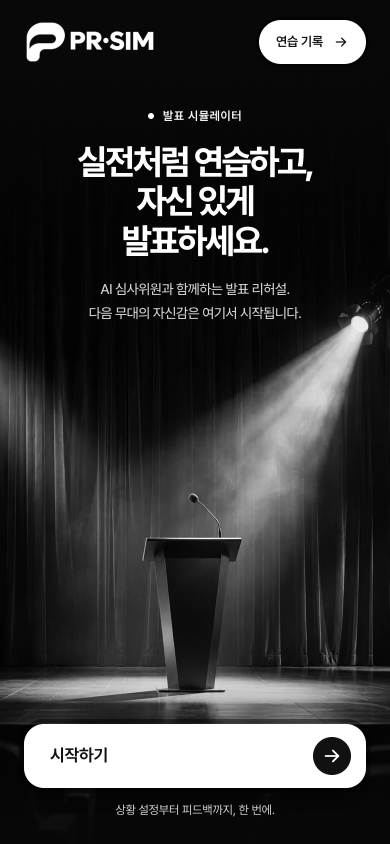
#> input picture docs/screens/draft/01-landing.png, 780 x 1688 px, given in place of 03-presentation-mobile.png, which was not available (shown at 1/2 size)
$ python m.py
#> lines starting #> are read from the running program, lines starting #| are printed output that depends on the picture
import sys
from PIL import Image
V='/Users/jyl/work/study/pr-sim/app/.verify/g3/p2/verify-1/visual/'
C=V+'crops/'
D='/Users/jyl/work/study/pr-sim/docs/screens/draft/03-presentation.png'
mob=Image.open(V+'current/03-presentation-mobile.png').convert('RGB')
#> mob is the input picture: PIL image 780x1688 RGB; mean R, G, B 54.2, 54.3, 54.2
two=Image.open(V+'current/03-presentation-mobile-2line-scrolled-end.png').convert('RGB')
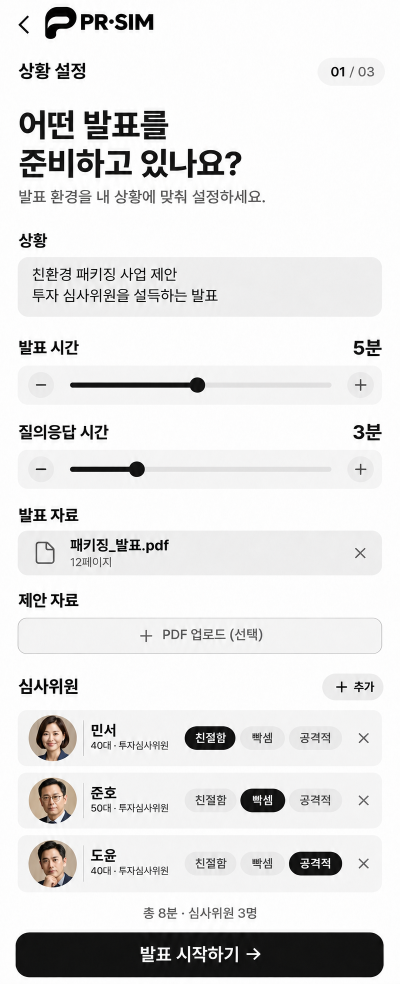
#> input picture docs/screens/draft/02-setup.png, 799 x 1968 px, given in place of 03-presentation-mobile-2line-scrolled-end.png, which was not available (shown at 1/2 size)
#> two is the input picture: PIL image 799x1968 RGB; mean R, G, B 227.3, 227, 226.7
dsk=Image.open(V+'current/03-presentation-desktop.png').convert('RGB')
dr=Image.open(D).convert('RGB')
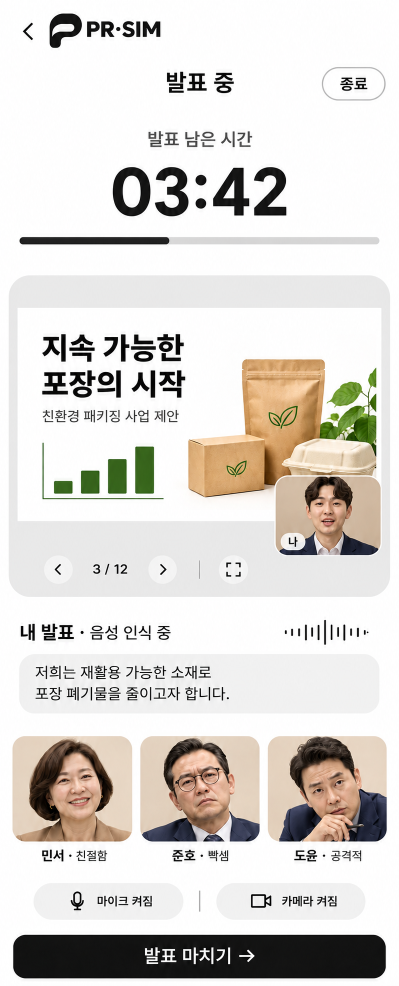
#> input picture docs/screens/draft/03-presentation.png, 798 x 1971 px, found by its file name (shown at 1/2 size)
#> dr is the input picture: PIL image 798x1971 RGB; mean R, G, B 219, 215.3, 210.7
# side by side bottom halves
def sbs(a,b,box_a,box_b,name):
#> called with box_a = (0, 1200, 798, 1971), box_b = (0, 1000, 780, 1688), name = 'p-bottom-draft-vs-mobile.png'
    A=a.crop(box_a);B=b.crop(box_b)
    h=max(A.height,B.height);im=Image.new('RGB',(A.width+B.width+10,h),'red');im.paste(A,(0,0));im.paste(B,(A.width+10,0));im.save(C+name)
#> after `h = max(A.height, B.height)`: h = 771
sbs(dr,mob,(0,1200,798,1971),(0,1000,780,1688),'p-bottom-draft-vs-mobile.png')
sbs(dr,mob,(0,0,798,1200),(0,0,780,1010),'p-top-draft-vs-mobile.png')
#> call 2 of sbs, with box_a = (0, 0, 798, 1200), box_b = (0, 0, 780, 1010), name = 'p-top-draft-vs-mobile.png'
#> in sbs (call 2), `A = a.crop(box_a)`:
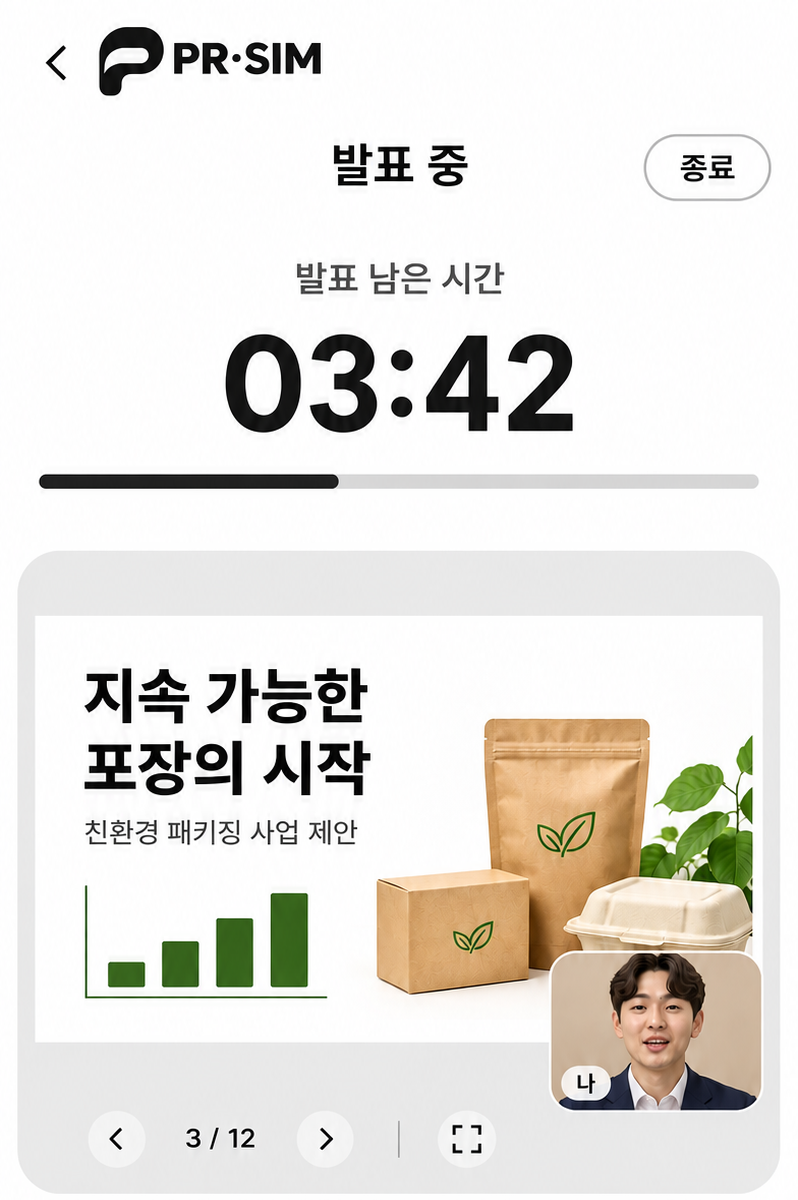
#> A: PIL image 798x1200 RGB; mean R, G, B 230, 227.4, 222.4
#> in sbs (call 2), `B = b.crop(box_b)`:
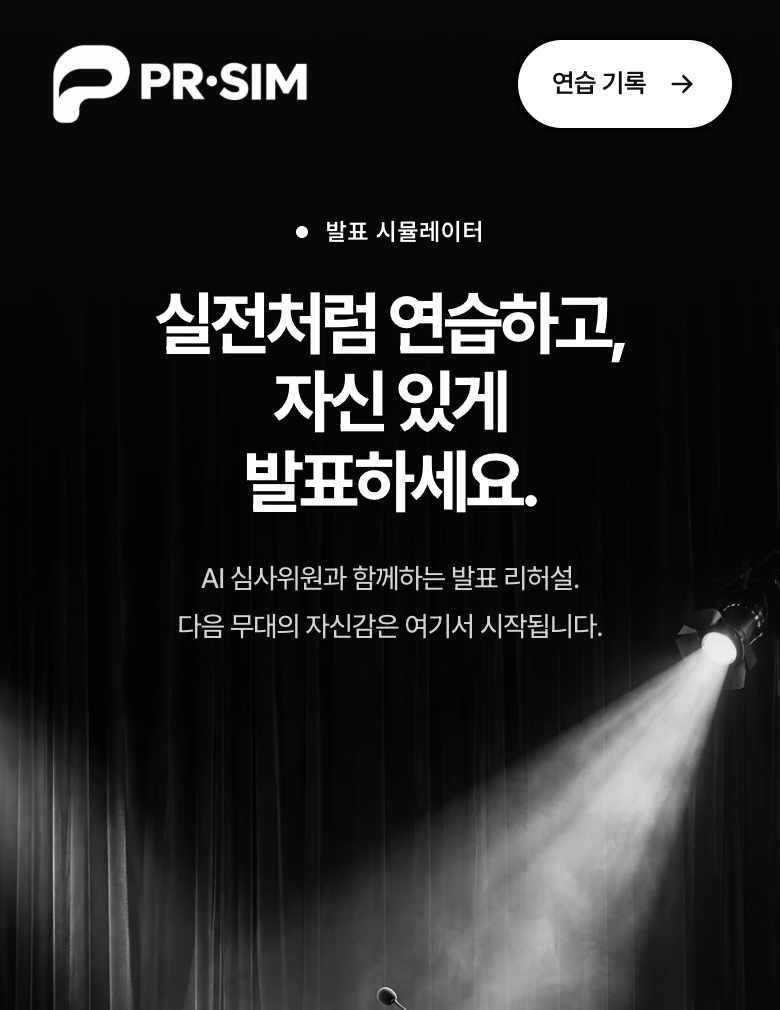
#> B: PIL image 780x1010 RGB; mean R, G, B 40.7, 40.7, 40.7
#> in sbs (call 2), `im.paste(B, (A.width + 10, 0))`:
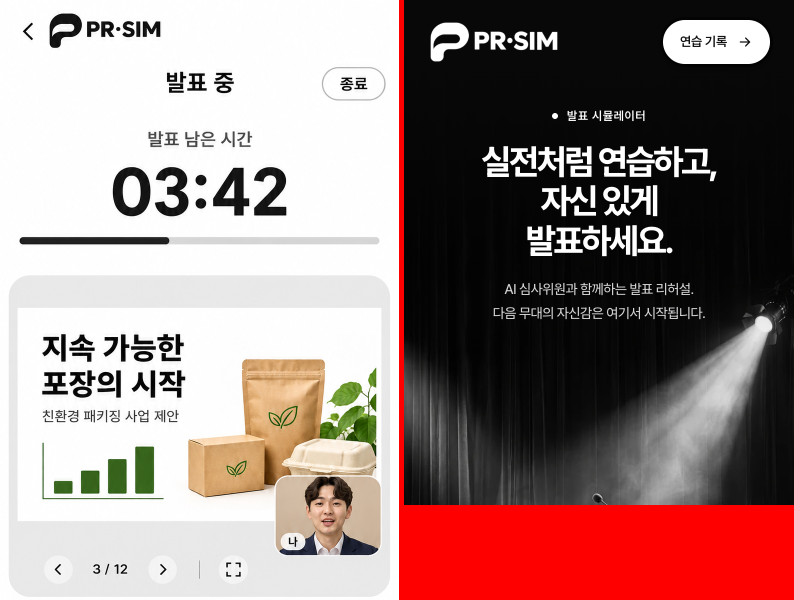
#> im: PIL image 1588x1200 RGB (shown at 1/2 size); mean R, G, B 153.8, 131.1, 128.6
dsk.crop((540,40,905,870)).resize((730,1660)).save(C+'p-desktop-screen-2x.png')
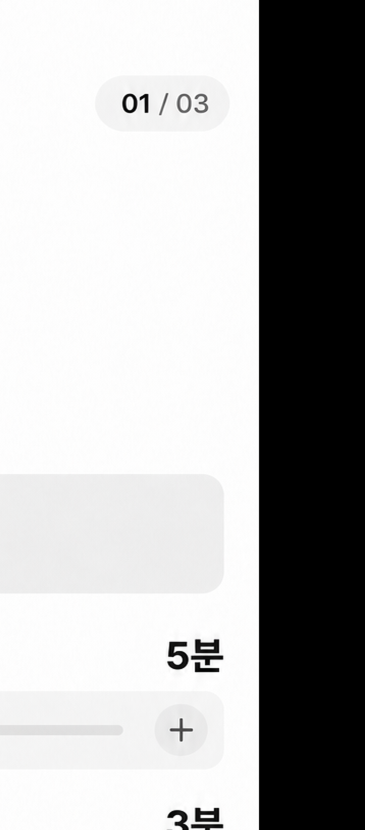
#> saved as p-desktop-screen-2x.png: PIL image 730x1660 RGB (shown at 1/2 size); mean R, G, B 175.8, 175.8, 175.7
two.crop((0,1080,780,1440)).save(C+'p-2line-bubble-judges.png')
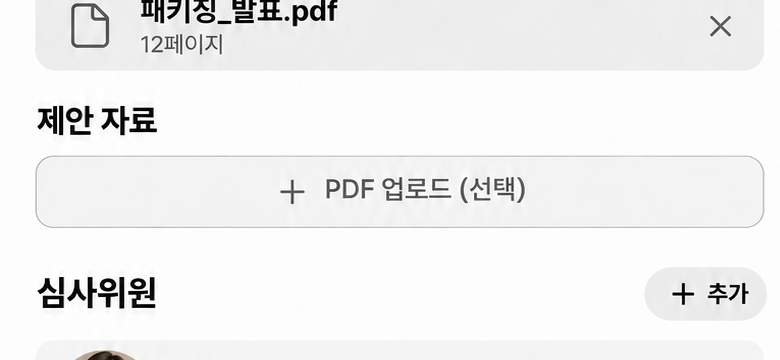
#> saved as p-2line-bubble-judges.png: PIL image 780x360 RGB; mean R, G, B 240.9, 240.8, 240.8
# row scans: find non-white rows along column profile for mobile, from y=1380 to 1470 (labels -> pills) to detect hairline
def rows(im,x0,x1,y0,y1):
#> called with x0 = 20, x1 = 760, y0 = 1380, y1 = 1470
    out=[]
    for y in range(y0,y1):
        px=[im.getpixel((x,y)) for x in range(x0,x1)]
        dark=sum(1 for p in px if sum(p)<720)
        out.append((y,dark))
#> after the loop, out = 90 pairs, first value 1380 to 1469, second value 66 to 740
    return out
print('mobile labels->pills rows (dark px count over x 20..760):')
print([r for r in rows(mob,20,760,1380,1470) if r[1]>0])
#> (printed output is left out)
# judge photo bbox: column x=140 (first tile) find non-white vertical extent 1200-1400
def vext(im,x,y0,y1):
#> called with x = 140, y0 = 1215, y1 = 1390
    ys=[y for y in range(y0,y1) if sum(im.getpixel((x,y)))<740]
#> ys = 175 values from 1215 to 1389
    return (ys[0],ys[-1]) if ys else None
def hext(im,y,x0,x1):
#> called with y = 1300, x0 = 0, x1 = 260
    xs=[x for x in range(x0,x1) if sum(im.getpixel((x,y)))<740]
#> xs = 260 values from 0 to 259
    return (xs[0],xs[-1]) if xs else None
print('mobile tile1 v',vext(mob,140,1215,1390),'h',hext(mob,1300,0,260))
#| mobile tile1 v (1215, 1389) h (0, 259)
print('draft tile1 v',vext(dr,140,1450,1700),'h',hext(dr,1600,0,270))
#| draft tile1 v (1472, 1683) h (24, 264)
print('desktop tile1 v',vext(dsk,605,630,715),'h',hext(dsk,680,550,665))
#| desktop tile1 v (630, 633) h None
print('desktop screen h',vext(dsk,560,20,890))
#| desktop screen h (514, 808)
